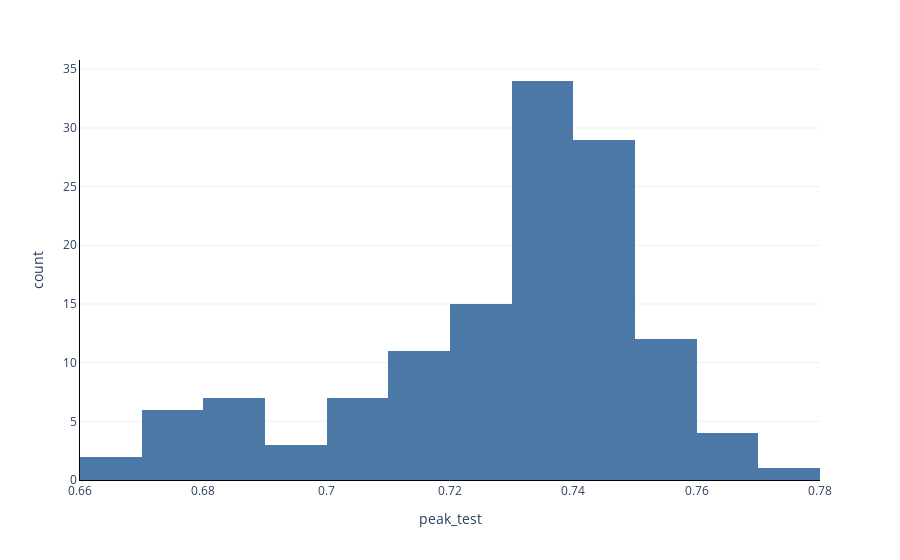

Here is the notebook cell this chart was saved with:
### Code cell
px.histogram(grouped_df, x="peak_test", nbins=16)

### Figure 1 — Plotly figure (JSON) as saved in the notebook; plotly's stock layout.template omitted (floating-point values rounded to 4 significant figures; data arrays with more than 128 entries replaced by an {"elided": "..."} marker saying what was removed)
{"data": [{"alignmentgroup": "True", "bingroup": "x", "hovertemplate": "peak_test=%{x}<br>count=%{y}<extra></extra>", "legendgroup": "", "marker": {"color": "#4C78A8", "pattern": {"shape": ""}}, "name": "", "nbinsx": 16, "offsetgroup": "", "orientation": "v", "showlegend": false, "type": "histogram", "x": {"elided": "131 float values"}, "xaxis": "x", "yaxis": "y"}], "layout": {"autosize": true, "barmode": "relative", "legend": {"tracegroupgap": 0}, "margin": {"t": 60}, "xaxis": {"anchor": "y", "autorange": true, "domain": [0, 1], "range": [0.66, 0.78], "title": {"text": "peak_test"}, "type": "linear"}, "yaxis": {"anchor": "x", "autorange": true, "domain": [0, 1], "range": [0, 35.79], "title": {"text": "count"}}}}
